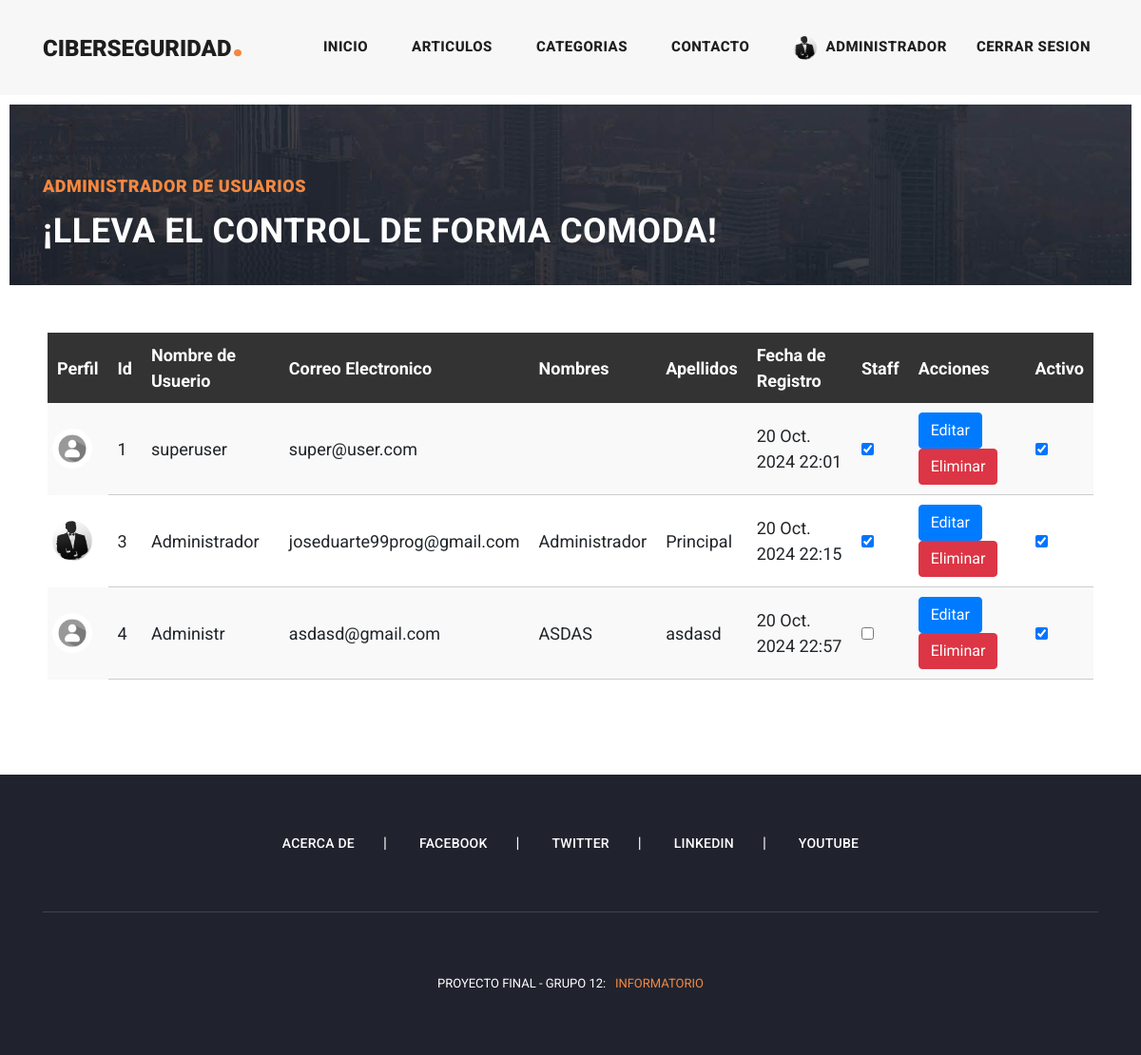
Page /user/manage-users/ (signed in) on the earlier database version.
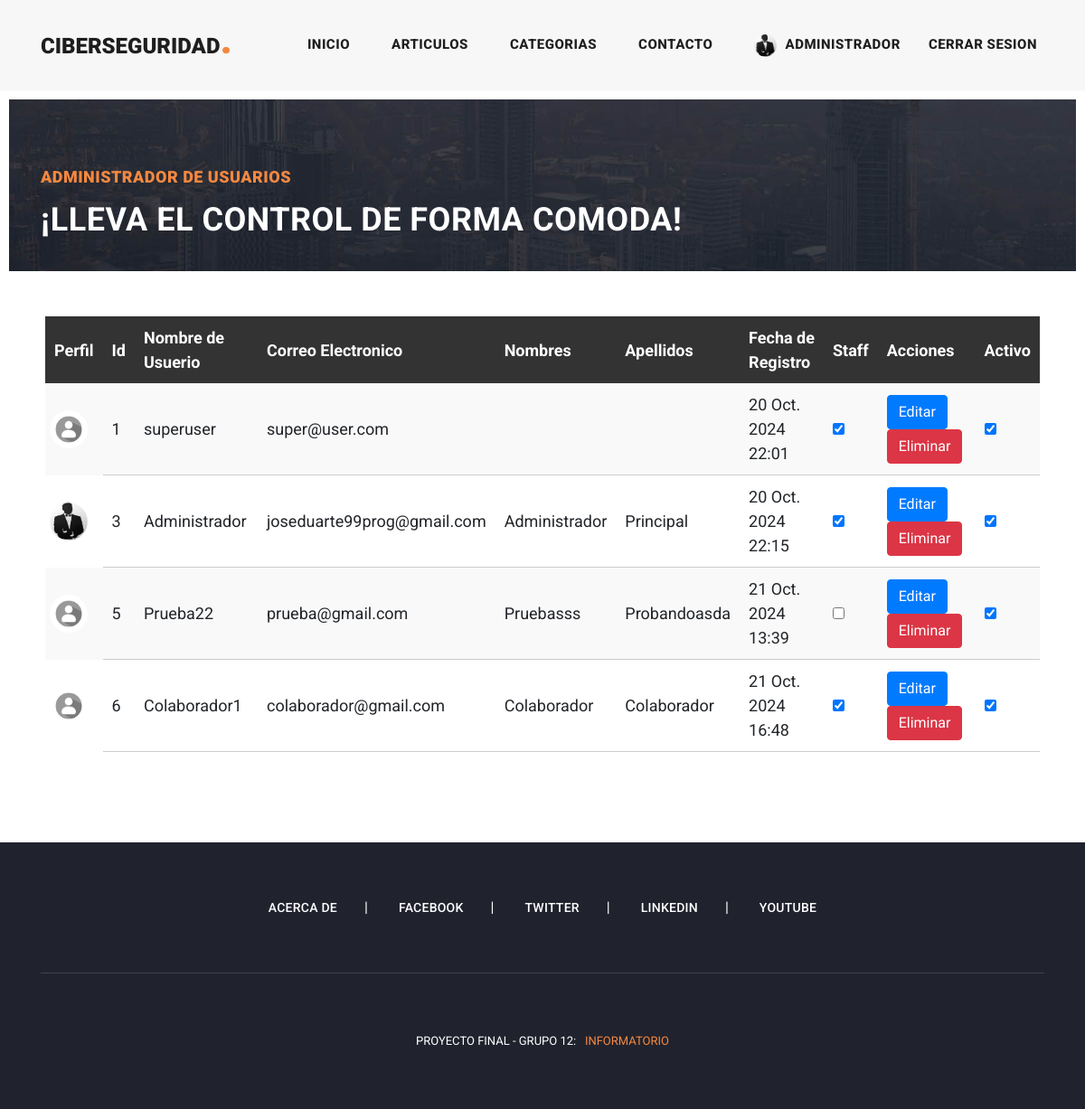
Same page on the later database version.
### apps/user/models.py (models this page shows, shortened)
class User(AbstractUser):
    image = models.ImageField(null=True, blank=True, upload_to='user', default='user/user-default.jpg')
    is_staff = models.BooleanField(default=False)  # Staff status
    is_active = models.BooleanField(default=True)  # Active status

### apps/user/views.py (the view)
# urls.py: path('manage-users/', UserListView.as_view(), name='manage_users'),
class UserListView(ListView):
    model = User
    template_name = 'user/manage_users.html'
    context_object_name = 'users'
    def dispatch(self, request, *args, **kwargs):
        if not request.user.is_authenticated or (request.user.username != 'Administrador' and request.user.username != 'SuperUser'):
            raise PermissionDenied
        return super().dispatch(request, *args, **kwargs)

### templates/user/manage_users.html
{% extends 'base.html'%}
{% load static %}
{% block content %}
<div class="heading-page header-text">
    <section class="page-heading">
        <div class="container">
            <div class="row">
                <div class="col-lg-12">
                    <div class="text-content">
                        <h4>Administrador de Usuarios</h4>
                        <h2>¡Lleva el control de forma comoda!</h2>
                    </div>
                </div>
            </div>
        </div>
    </section>
</div>
<section class="contact-us">
    <div class="container_manage">
                <div class="down-contact">
                    <table class="user-table">
                        <thead>
                            <tr>
                                <th class="user-table-header">Perfil</th>
                                <th class="user-table-header">Id</th>
                                <th class="user-table-header">Nombre de Usuerio</th>
                                <th class="user-table-header">Correo Electronico</th>
                                <th class="user-table-header">Nombres</th>
                                <th class="user-table-header">Apellidos</th>
                                <th class="user-table-header">Fecha de Registro</th>
                                <th class="user-table-header">Staff</th>
                                <th class="user-table-header">Acciones</th>
                                <th class="user-table-header">Activo</th>
                            </tr>
                        </thead>
                        <tbody>
                            {% for user in users %}
                            <tr class="user-table-row">
                                <td>
                                    <img class="rounded-circle shadow-2-strong me-3 p-1" src="{{ user.image.url }}" alt="avatar" width="50" height="50"/>
                                </td>
                                <td class="user-table-cell">{{ user.id }}</td>
                                <td class="user-table-cell">{{ user.username }}</td>
                                <td class="user-table-cell">{{ user.email }}</td>
                                <td class="user-table-cell">{{ user.first_name }}</td>
                                <td class="user-table-cell">{{ user.last_name }}</td>
                                <td class="user-table-cell">{{ user.date_joined }}</td>
                                <td class="user-table-cell">
                                    <input type="checkbox" name="is_staff" {% if user.is_staff %}checked{% endif %}>
                                </td>
                                <td class="user-table-cell">
                                    <a class="btn btn-primary" class="user-table-link" href="{% url 'apps.user:edit_user' user.id %}">Editar</a>
                                    <a class="btn btn-danger" class="user-table-link" href="{% url 'apps.user:delete_user' user.id %}">Eliminar</a>
                                </td>
                                <td class="user-table-cell">
                                    <input type="checkbox" name="is_active" {% if user.is_active %}checked{% endif %}>
                                </td>
                            </tr>
                            {% endfor %}
                        </tbody>
                    </table>
                </div>
            </div>
</section>
{% endblock %}

### templates/base.html (shortened to what this page needs)
{% load static %}
<!DOCTYPE html>
<html lang="es-ar">
  <head>
    <link href="{% static 'vendor/bootstrap/css/bootstrap.min.css' %}" rel="stylesheet">
    <link rel="stylesheet" href="{% static 'assets/css/fontawesome.css' %}">
    <link rel="stylesheet" href="{% static 'assets/css/templatemo-stand-blogv=10.css' %}">
    <link rel="stylesheet" href="{% static 'assets/css/owl.css' %}">
  </head>
  <body>
    <header class="">
      <nav class="navbar navbar-expand-lg">
        <div class="container">
          <a class="navbar-brand" href="{% url 'index' %}"><h2>ciberseguridad<em>.</em></h2></a>
          <div class="collapse navbar-collapse" id="navbarResponsive">
            <ul class="navbar-nav ml-auto">
              <li class="nav-item {% if request.path == '/' %}active{% endif %}">
                <a class="nav-link" href="{% url 'index' %}">Inicio
                </a>
              </li>
              <li class="nav-item {% if request.path == '/post/' %}active{% endif %}">
                <a class="nav-link" href="{% url 'apps.posts:posts' %}">Articulos</a>
              </li>
              <li class="nav-item {% if request.path == '/post/category/' %}active{% endif %}">
                <a class="nav-link" href="{% url 'apps.posts:category' %}">Categorias</a>
              </li>
              <li class="nav-item {% if request.path == '/contact/' or request.path == '/contact/success' %}active{% endif %}">
                <a class="nav-link" href="{% url 'apps.contact:contact' %}">Contacto</a>
              </li>
              <li class="nav-item {% if request.path == '/user/login/' %}active {% endif %}">
                {% if user.is_authenticated %}
                <a class="nav-link" href="{% url 'apps.user:user_profile' %}">
                  <img src="{{ user.image.url }}" alt="User Profile Picture" class="user-profile-picture">
                  {{ user.username }}
                </a>
              <li>
                <a class="nav-link" href="#" onclick="confirmLogout()">
                    Cerrar Sesion
                </a>
              </li>
                {% else %}
                <a class="nav-link" href="{% url 'apps.user:login' %}">Iniciar Sesion</a>
                {% endif %}
              </li>
            </ul>
          </div>
        </div>
      </nav>
    </header>
  <main>
      {% block content %}
      {% endblock %}
  </main>
    <footer>
      <div class="container">
        <div class="row">
          <div class="col-lg-12">
            <ul class="social-icons">
              <li><a href="{% url 'about' %}">Acerca de</a></li>
              <li><a href="#">Facebook</a></li>
              <li><a href="#">Twitter</a></li>
              <li><a href="#">Linkedin</a></li>
              <li><a href="#">YouTube</a></li>
            </ul>
          </div>
          <div class="col-lg-12">
            <div class="copyright-text">
              <p>Proyecto Final - Grupo 12:  &nbsp; <a rel="nofollow" href="https://campus-informatorio.chaco.gob.ar/" target="_parent">INFORMATORIO</a></p>
            </div>
          </div>
        </div>
      </div>
    </footer>
  </body>
</html>

### static/assets/css/templatemo-stand-blogv=10.css (style rules this page uses)
.container_manage { margin: 50px; }
.user-table { width: 100%; border-collapse: collapse; margin: 20px 0; font-size: 18px; text-align: left; }
.user-table-header { background-color: #333; color: white; padding: 10px; }
.user-table-cell { padding: 10px; border-bottom: 1px solid #ccc; }
.user-table-row:nth-child(odd) { background-color: #f9f9f9; }
.user-profile-picture { width: 25px; height: 25px; border-radius: 50%; margin-right: 5px; }
body { font-family: 'Roboto', sans-serif; overflow-x: hidden; text-rendering: optimizeLegibility; -webkit-font-smoothing: antialiased; -moz-osx-font-smoothing: grayscale; }
p { margin-bottom: 0px; font-size: 15px; font-weight: 400; color: #7a7a7a; line-height: 30px; }
a { text-decoration: none!important; }
ul { padding: 0; margin: 0; list-style: none; }
h1,h2,h3,h4,h5,h6 { margin: 0px; }
.heading-page { padding-top: 110px; }
.page-heading { margin: 0px 10px; padding: 75px 0px; text-align: left; background-position: center center; background-repeat: no-repeat; background-size: cover; background-image: url(../images/heading-bg.jpg); height: 190px; }
.page-heading .text-content h4 { color: #f48840; font-size: 18px; text-transform: uppercase; font-weight: 900; letter-spacing: 0.5px; margin-bottom: 15px; }
.page-heading .text-content h2 { color: #fff; font-size: 36px; font-weight: 700; text-transform: uppercase; letter-spacing: 0.5px; }
header { position: absolute; z-index: 99999; width: 100%; height: 100px; background-color: #f7f7f7; -webkit-transition: all 0.3s ease-in-out 0s; -moz-transition: all 0.3s ease-in-out 0s; -o-transition: all 0.3s ease-in-out 0s; transition: all 0.3s ease-in-out 0s; }
header .navbar { padding: 25px 0px; }
.navbar .navbar-brand { float: left; margin-top: -12px; outline: none; }
.navbar .navbar-brand h2 { color: #1e1e1e; text-transform: uppercase; font-size: 24px; font-weight: 900; -webkit-transition: all .3s ease 0s; -moz-transition: all .3s ease 0s; -o-transition: all .3s ease 0s; transition: all .3s ease 0s; }
.navbar .navbar-brand h2 em { font-size: 44px; font-style: normal; color: #f48840; }
#navbarResponsive { z-index: 999; }
.navbar-collapse { text-align: center; }
.navbar .navbar-nav .nav-item { margin: 0px 15px; }
.navbar .navbar-nav a.nav-link { text-transform: capitalize; font-size: 15px; font-weight: 800; text-transform: uppercase; letter-spacing: 0.5px; color: #1e1e1e; transition: all 0.3s; }
footer { margin-top: 100px; text-align: center; background-color: #20232e; padding: 60px 0px; }
footer ul.social-icons { padding-bottom: 60px; margin-bottom: 60px; border-bottom: 1px solid rgba(250,250,250,0.15); }
footer ul.social-icons li { display: inline-block; margin-right: 30px; }
footer ul.social-icons li:after { content: "|"; color: #fff; margin-left: 30px; }
footer ul.social-icons li:last-child { margin-right: 0px; }
footer ul.social-icons li:last-child::after { display: none; }
footer ul.social-icons li a { font-size: 14px; text-transform: uppercase; color: #fff; font-weight: 500; letter-spacing: 0.25px; transition: all .3s; }
footer p { font-size: 13px; text-transform: uppercase; color: #fff; }
footer p a { color: #f48840; }
.contact-us .down-contact, .contact-us #map { margin-top: 50px; }

Differences in the rows shown:
removed User: image (placeholder picture), id "4", username "Administr", email "asdasd@gmail.com", first_name "ASDAS", last_name "asdasd", date_joined "20 Oct. 2024 22:57", is_active "☑"
added User: image (placeholder picture), id "5", username "Prueba22", email "prueba@gmail.com", first_name "Pruebasss", last_name "Probandoasda", date_joined "21 Oct. 2024 13:39", is_active "☑"
added User: image (placeholder picture), id "6", username "Colaborador1", email "colaborador@gmail.com", first_name "Colaborador", last_name "Colaborador", date_joined "21 Oct. 2024 16:48", is_staff "☑", is_active "☑"
